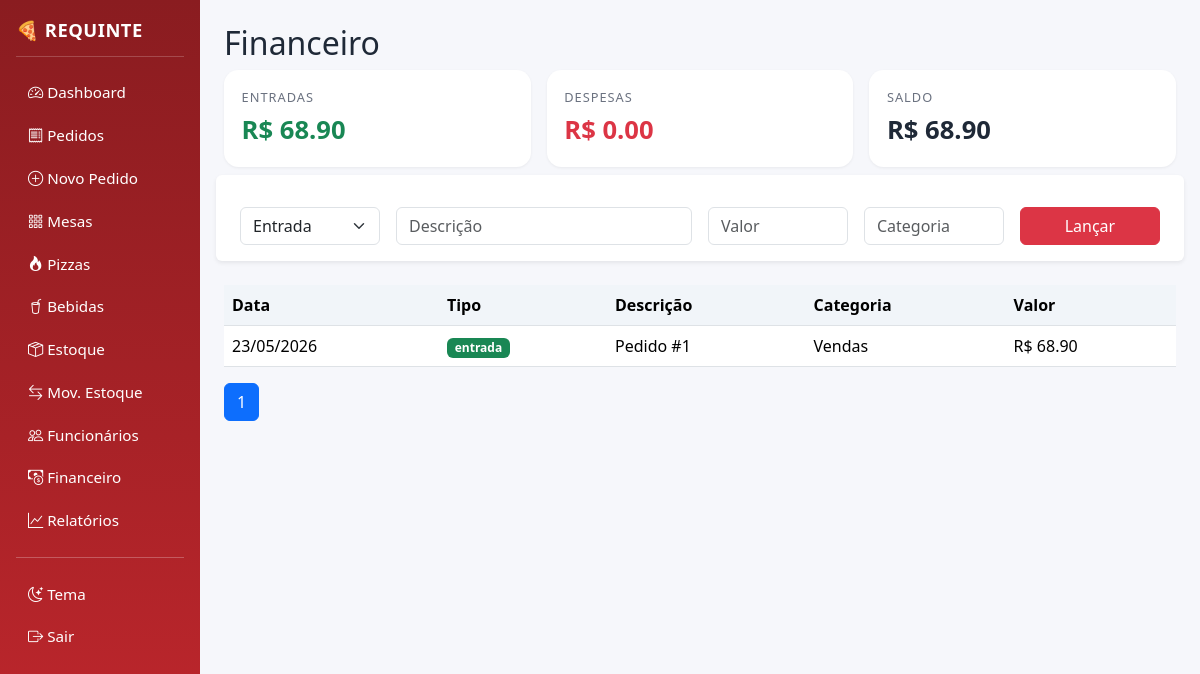
The page /financeiro/ (signed in) on the database its author committed.
### models.py (models this page shows)
class Financeiro(db.Model):
    __tablename__ = "financeiro"
    id = db.Column(db.Integer, primary_key=True)
    tipo = db.Column(db.String(20))  # entrada / despesa
    descricao = db.Column(db.String(255))
    valor = db.Column(db.Float, default=0.0)
    categoria = db.Column(db.String(60))
    data = db.Column(db.DateTime, default=datetime.utcnow, index=True)

### routes/financeiro.py (the view)
@bp.route("/", methods=["GET","POST"])
@login_required
def index():
    form = LancamentoForm()
    if form.validate_on_submit():
        f = Financeiro(); form.populate_obj(f); db.session.add(f); db.session.commit()
        return redirect(url_for("financeiro.index"))
    page = request.args.get("page", 1, type=int)
    lancs = Financeiro.query.order_by(Financeiro.data.desc()).paginate(page=page, per_page=20)
    entradas = db.session.query(func.coalesce(func.sum(Financeiro.valor),0)).filter(Financeiro.tipo=="entrada").scalar()
    despesas = db.session.query(func.coalesce(func.sum(Financeiro.valor),0)).filter(Financeiro.tipo=="despesa").scalar()
    saldo = entradas - despesas
    return render_template("financeiro.html", form=form, lancs=lancs,
                           entradas=entradas, despesas=despesas, saldo=saldo)

### routes/financeiro.py
class LancamentoForm(FlaskForm):
    tipo = SelectField("Tipo", choices=[("entrada","Entrada"),("despesa","Despesa")])
    descricao = StringField("Descrição", validators=[DataRequired(), Length(max=255)])
    valor = FloatField("Valor", validators=[DataRequired(), NumberRange(min=0.01)])
    categoria = StringField("Categoria", validators=[Length(max=60)])

### models.py (called while the page is built)
    @property
    def is_active(self):
        return self.ativo

### templates/financeiro.html
{% extends "base.html" %}{% block content %}
<h2>Financeiro</h2>
<div class="row g-3 mb-4">
<div class="col-md-4"><div class="card-kpi"><div class="label">Entradas</div><div class="value text-success">R$ {{"%.2f"|format(entradas)}}</div></div></div>
<div class="col-md-4"><div class="card-kpi"><div class="label">Despesas</div><div class="value text-danger">R$ {{"%.2f"|format(despesas)}}</div></div></div>
<div class="col-md-4"><div class="card-kpi"><div class="label">Saldo</div><div class="value">R$ {{"%.2f"|format(saldo)}}</div></div></div>
</div>
<form method="post" class="row g-3 bg-white p-3 rounded shadow-sm mb-4">{{ form.hidden_tag() }}
<div class="col-md-2">{{ form.tipo(class="form-select") }}</div>
<div class="col-md-4">{{ form.descricao(class="form-control",placeholder="Descrição") }}</div>
<div class="col-md-2">{{ form.valor(class="form-control",placeholder="Valor") }}</div>
<div class="col-md-2">{{ form.categoria(class="form-control",placeholder="Categoria") }}</div>
<div class="col-md-2"><button class="btn btn-danger w-100">Lançar</button></div>
</form>
<table class="table bg-white"><thead><tr><th>Data</th><th>Tipo</th><th>Descrição</th><th>Categoria</th><th>Valor</th></tr></thead><tbody>
{% for l in lancs.items %}<tr><td>{{l.data.strftime('%d/%m/%Y')}}</td>
<td><span class="badge bg-{{'success' if l.tipo=='entrada' else 'danger'}}">{{l.tipo}}</span></td>
<td>{{l.descricao}}</td><td>{{l.categoria or ''}}</td><td>R$ {{"%.2f"|format(l.valor)}}</td></tr>{% endfor %}
</tbody></table>
<nav><ul class="pagination">
{% for pg in lancs.iter_pages() %}<li class="page-item {% if pg==lancs.page %}active{% endif %}"><a class="page-link" href="?page={{pg}}">{{pg}}</a></li>{% endfor %}
</ul></nav>{% endblock %}

### static/css/app.css (style rules this page uses)
:root { --bg:#f6f7fb;--card:#fff;--brand:#c1272d;--brand-dark:#8a1c20;--text:#1f2937;--muted:#6b7280; }
body { background:var(--bg);color:var(--text); }
.card-kpi { background:var(--card);border-radius:.9rem;padding:1.1rem;box-shadow:0 1px 3px rgba(0,0,0,.06); }
.card-kpi .label { color:var(--muted);font-size:.8rem;text-transform:uppercase;letter-spacing:1px; }
.card-kpi .value { font-size:1.6rem;font-weight:700;margin-top:.25rem; }
.table thead th { background:#f1f5f9; }

### rows shown on the page
Financeiro: data "23/05/2026", tipo "entrada", descricao "Pedido #1", categoria "Vendas", valor "68.90"

### other values the page prints
{{ "%.2f"|format(entradas) }} "68.90"
{{ "%.2f"|format(despesas) }} "0.00"
{{ "%.2f"|format(saldo) }} "68.90"
{{ pg }} "1"
